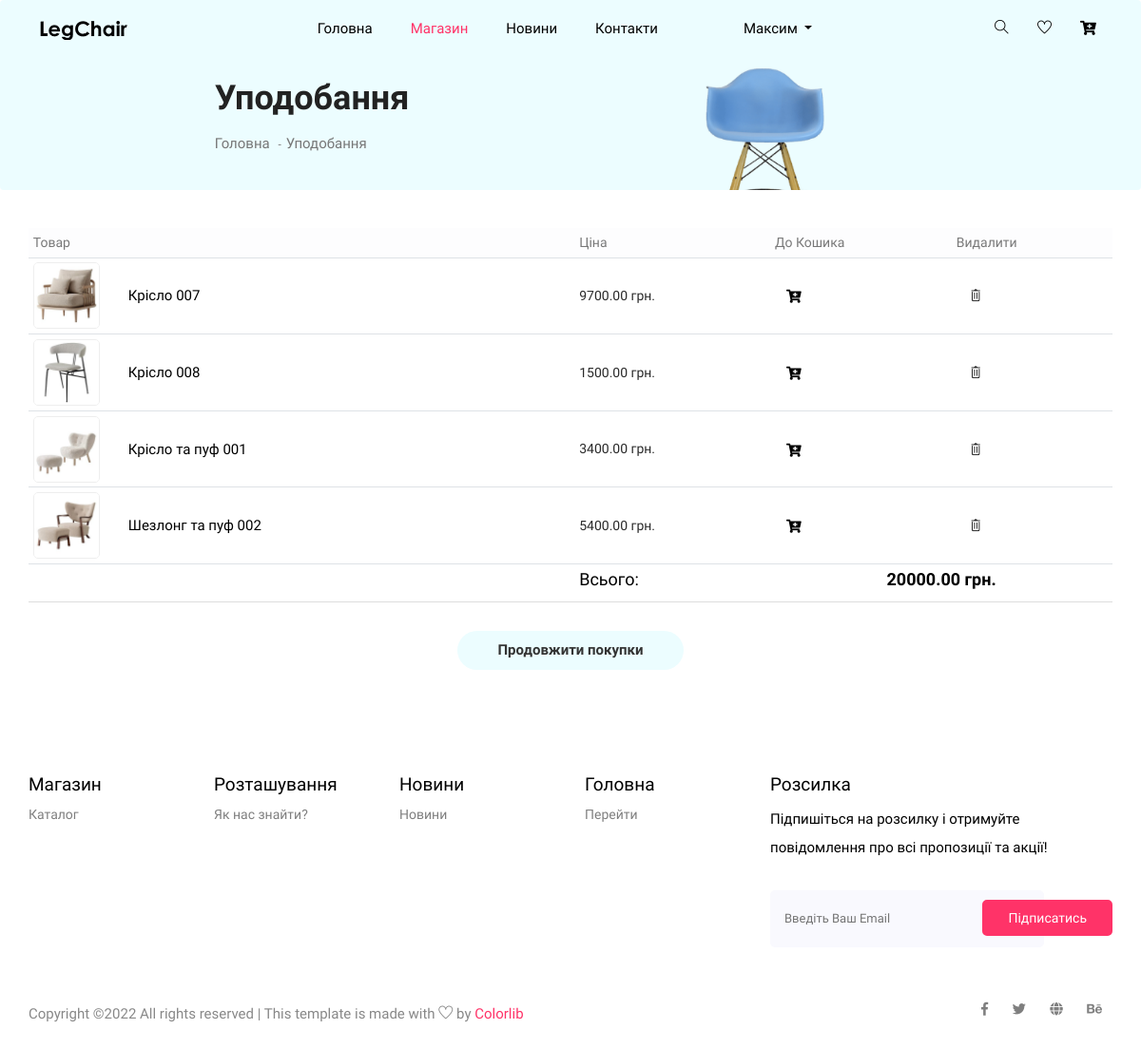
/cart/wish (signed in), run on the app's committed database.
### cart/models.py (models this page shows, shortened)
class CardItem (models.Model):
	user = models.ForeignKey(User, on_delete=models.CASCADE)
	product = models.ForeignKey(Product, on_delete=models.CASCADE)
	date = models.DateTimeField(null=False, default=timezone.now)
	status = models.CharField(max_length=100)
	cart_wish = models.CharField(max_length=10, null=False, default='cart')

### store/models.py (models this page shows, shortened)
class Product(models.Model):
    name = models.CharField(max_length=100, unique=True, null=False)
    about = models.TextField(max_length=500, null=False)
    photo = models.FileField(upload_to='products/', null=False)
    price = models.FloatField(null=False, default=1000)
    count = models.IntegerField(null=False, default=1)
    producer = models.ForeignKey(Producer, on_delete=models.CASCADE)
    category = models.ForeignKey(Category, on_delete=models.CASCADE)
    color = models.ForeignKey(Color, on_delete=models.CASCADE)

### cart/views.py (the view)
# urls.py: path('wish', wish),
def wish(request):
	return render(request, 'cart/wish.html', {
		'page_title': 'Уподобання',
		'user_items': CardItem.objects.filter(user_id=request.user.id, cart_wish='add_wish'),
        'page': 1
	})

### templates/cart/wish.html (shortened to what this page needs)
{% extends 'layouts/base.html' %}
{% block content %}
{% load static %}
    <section class="breadcrumb breadcrumb_bg">
        <div class="container">
            <div class="row justify-content-center">
                <div class="col-lg-8">
                    <div class="breadcrumb_iner">
                        <div class="breadcrumb_iner_item">
                            <h2>{{ page_title }}</h2>
                            <p><a href="/">Головна</a> <span>-</span>Уподобання</p>
                        </div>
                    </div>
                </div>
            </div>
        </div>
    </section>
    <section class="cart_area section_padding">
        <div class="container">
            <div class="cart_inner">
                {% if user_items %}
                <div class="table-responsive">
                <table class="table table-sm">
                    <thead class="table-light">
                        <tr>
                            <th scope="col">Товар</th>
                            <th scope="col">Ціна</th>
                            <th scope="col">До Кошика</th>
                            <th scope="col">Видалити</th>
                        </tr>
                    </thead>
                    <tbody class="table-group-devider">
                        {% for item in user_items|dictsort:"product.name" %}
                        <tr>
                            <td>
                                <div class="media">
                                    <div class="d-flex">
                                        <a href="/store/detail/{{ item.product.id }}"><img src="../media/{{ item.product.photo }}" alt="" /></a>
                                    </div>
                                    <div class="media-body"><p>{{ item.product.name }}</p></div>
                                </div>
                            </td>
                            <td>
                                <h5 class="item-price">{{ item.product.price|floatformat:"2" }}</h5>
                            </td>
                            <td>
                                <button class="btn-cart" value="{{ item.id }}"><i class="fas fa-cart-plus"></i></button>
                            </td>
                            <td>
                                <button class="btn-del" value="{{ item.id }}"><i class="ti-trash"></i></batton>
                            </td>
                        </tr>
                        {% endfor %}
                    <tr>
                        <td></td>
                        <td><h4>Всього:</h4></td>
                        <td colspan="2">
                        <h4 class="item-price item-total text-center"></h4>
                        </td>
                    </tr>
                    </tbody>
                </table>
                {% else %}
                <p class="text-center">Уподобання відсутні</p>
                {% endif %}
                <div class="checkout_btn_inner text-center">
                    <a class="btn_1" href="/store">Продовжити покупки</a>
                </div>
            </div>
        </div>
    </section>
{% endblock %}

### templates/frag/header.html (shortened to what this page needs)
    {% load static %}
    <header class="main_menu home_menu">
        <div class="container">
            <div class="row align-items-center">
                <div class="col-lg-12">
                    <nav class="navbar navbar-expand-lg navbar-light">
                        <a class="navbar-brand" href="/"> <img src="{% static 'img/logo.png' %}" alt="logo"> </a>
                        <div class="collapse navbar-collapse main-menu-item" id="navbarContent">
                            <ul class="navbar-nav">
                                <li class="nav-item" id="m0"><a class="nav-link" href="/">Головна</a></li>
                                <li class="nav-item" id="m1"><a class="nav-link" href="/store">Магазин</a></li>
                                <li class="nav-item" id="m2"><a class="nav-link" href="/news">Новини</a></li>
                                <li class="nav-item" id="m3"><a class="nav-link" href="/home/contact">Контакти</a></li>
                                <li class="nav-item dropdown cabinet" id="m4">
                                    <a class="nav-link dropdown-toggle" href="/account" id="navbarDD"
                                    role="button" data-toggle="dropdown" aria-haspopup="true" aria-expanded="false">
                                    {% if user.is_authenticated %}
                                        <span>{{ user.first_name }}</span>
                                    {% else %}
                                        <span>Мій кабінет</span>
                                    {% endif %}
                                    </a>
                                </li>
                            </ul>
                        </div>
                        <div class="hearer_icon d-flex">
                            <a id="search_1" href="javascript:void(0)"><i class="ti-search"></i></a>
                            <a href="/cart/wish" class="wish"><i class="ti-heart"></i></a>
                            <div class="dropdown custom-dropdown cart">
                                <a class="dropdown-toggle" href="#" id="navbarDropdown3" role="button"
                                    data-toggle="dropdown" aria-haspopup="true" aria-expanded="false">
                                    <i class="fas fa-cart-plus"></i>
                                </a>
                    </nav>
                </div>
            </div>
        </div>
    </header>

### static/css/all.css (style rules this page uses)
.fa, .fas, .far, .fal, .fab { -moz-osx-font-smoothing: grayscale; -webkit-font-smoothing: antialiased; display: inline-block; font-style: normal; font-variant: normal; text-rendering: auto; line-height: 1; }
.fa-cart-plus:before { content: "\f217"; }
.fa, .fas { font-family: 'Font Awesome 5 Free'; font-weight: 900; }

### data on the page
CardItem: product.photo (picture), product.name "Крісло 007", product.price "9700.00", {{ item.id }} 53 (drawn)
CardItem: product.photo (picture), product.name "Крісло 008", product.price "1500.00", {{ item.id }} 56 (drawn)
CardItem: product.photo (picture), product.name "Крісло та пуф 001", product.price "3400.00", {{ item.id }} 41 (drawn)
CardItem: product.photo (picture), product.name "Шезлонг та пуф 002", product.price "5400.00", {{ item.id }} 40 (drawn)

### other printed values
{{ user.first_name }} "Максим"
{{ page_title }} "Уподобання"
